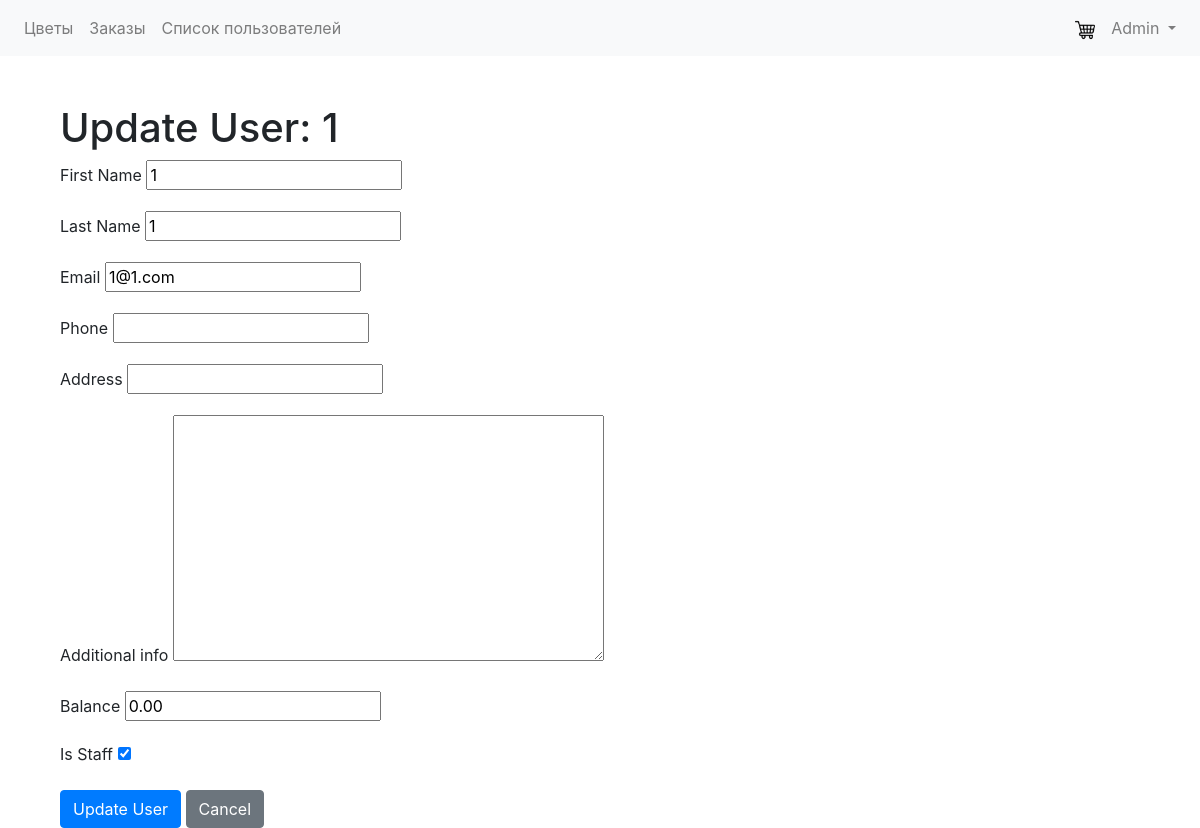
The app's page /account/users/5/update/ (signed in) with its own data.
### account/models.py (models this page shows)
class User(AbstractUser):
    phone = models.CharField(max_length=20, blank=True, null=True)
    address = models.CharField(max_length=255, blank=True, null=True)
    additional_info = models.TextField(blank=True, null=True)
    balance = models.DecimalField(max_digits=10, decimal_places=2, default=0.00)
    groups = models.ManyToManyField(
        'auth.Group',
        related_name='custom_user_group',  # This is crucial!
        blank=True,
    )
    user_permissions = models.ManyToManyField(
        'auth.Permission',
        related_name='custom_user_permission',  # This is crucial!
        blank=True,
    )

### account/views.py (the view)
# urls.py: path('users/<int:user_id>/update/', views.update_user, name='update_user'),
def update_user(request, user_id):
    user_to_change = get_object_or_404(User, pk=user_id)
    if user_to_change.id != request.user.id and not(request.user.is_superuser or request.user.is_staff):
        return redirect('account:profile')
    user = request.user
    if request.method == 'POST':
        form = UserUpdateForm(request.POST, instance=user_to_change)
        if form.is_valid():
            form.save()
            return redirect('account:get_users')
    else:
        form = UserUpdateForm(instance=user_to_change)
    return render(request, 'account/account_update.html', {'form': form, 'user': user, 'user_to_change': user_to_change})

### account/forms.py
class UserUpdateForm(forms.ModelForm):
    class Meta:
        model = User
        fields = ('first_name', 'last_name', 'email', 'phone', 'address', 'additional_info', 'balance', 'is_staff')

### Templates/account/account_update.html (shortened to what this page needs)
{% extends 'base.html' %}
{% block content %}
    <div class="container">
        <h1>Update User: {{ user_to_change.username }}</h1>
        <form method="post" class="user-update-form">
            <div class="mb-3">
                <label for="{{ form.first_name.id_for_label }}" class="form-label">First Name</label>
                {{ form.first_name }}
            </div>
            <div class="mb-3">
                <label for="{{ form.last_name.id_for_label }}" class="form-label">Last Name</label>
                {{ form.last_name }}
            </div>
            <div class="mb-3">
                <label for="{{ form.email.id_for_label }}" class="form-label">Email</label>
                {{ form.email }}
            </div>
            <div class="mb-3">
                <label for="{{ form.phone.id_for_label }}" class="form-label">Phone</label>
                {{ form.phone }}
            </div>
            <div class="mb-3">
                <label for="{{ form.address.id_for_label }}" class="form-label">Address</label>
                {{ form.address }}
            </div>
            <div class="mb-3">
                <label for="{{ form.additional_info.id_for_label }}" class="form-label">Additional info</label>
                {{ form.additional_info }}
            </div>
            <div class="mb-3">
                <label for="{{ form.balance.id_for_label }}" class="form-label">Balance</label>
                {{ form.balance }}
            </div>
            {% if user.is_superuser%}
                <div class="mb-3">
                    <label for="{{ form.is_staff.id_for_label }}" class="form-label">Is Staff</label>
                    {{ form.is_staff }}
                </div>
            {% endif %}
            <button type="submit" class="btn btn-primary">Update User</button>
            <a href="{% url 'account:get_users' %}" class="btn btn-secondary" role="button">Cancel</a>
        </form>
    </div>
{% endblock %}

### Templates/base.html (shortened to what this page needs)
<!DOCTYPE html>
<html lang="ru">
<head>
    {% load static %}
    <link rel="stylesheet" href="{% static 'css/style.css' %}">
    <link rel="stylesheet" href="https://stackpath.bootstrapcdn.com/bootstrap/4.5.2/css/bootstrap.min.css">
</head>
<body>
    <nav class="navbar navbar-expand-lg navbar-light bg-light">
            <div class="collapse navbar-collapse" id="navbarNav">
                <ul class="navbar-nav mr-auto">
                    <li class="nav-item">
                        <a class="nav-link" href="{% url 'flowers:flower-list' %}">Цветы</a>
                    </li>
                    {% if user.is_authenticated %}
                        <li class="nav-item">
                            <a class="nav-link" href="{% url 'orders:order_list' %}">Заказы</a>
                        </li>
                    {% endif %}
                    {% if user.is_superuser or user.is_staff %}
                        <li class="nav-item">
                            <a class="nav-link" href="{% url 'account:get_users' %}">Список пользователей</a>
                        </li>
                    {% endif %}
                </ul>
                <ul class="navbar-nav ">
                    {% if user.is_authenticated %}
                        <li class="nav-item">
                            <a class="nav-link" href="{% url 'orders:cart' %}">
                                <img src="{% static 'images/shopping-cart.png' %}" alt="Cart" width="20" height="20">
                            </a>
                        </li>
                    {% endif %}
                    <li class="nav-item dropdown">
                        <a class="nav-link dropdown-toggle" href="#" id="navbarDropdown" role="button" data-toggle="dropdown" aria-haspopup="true" aria-expanded="false">
                            {% if user.is_authenticated %}
                                {{ user.username }}
                            {% else %}
                                Вход
                            {% endif %}
                        </a>
                    </li>
                </ul>
            </div>
    </nav>
    <div class="container mt-5">
        {% block content %}
        {% endblock %}
    </div>
</body>
</html>

### records on screen
User: username "Admin"
User: username "1", first_name "1", last_name "1", email "1@1.com", balance "0.00", is_staff "☑"
